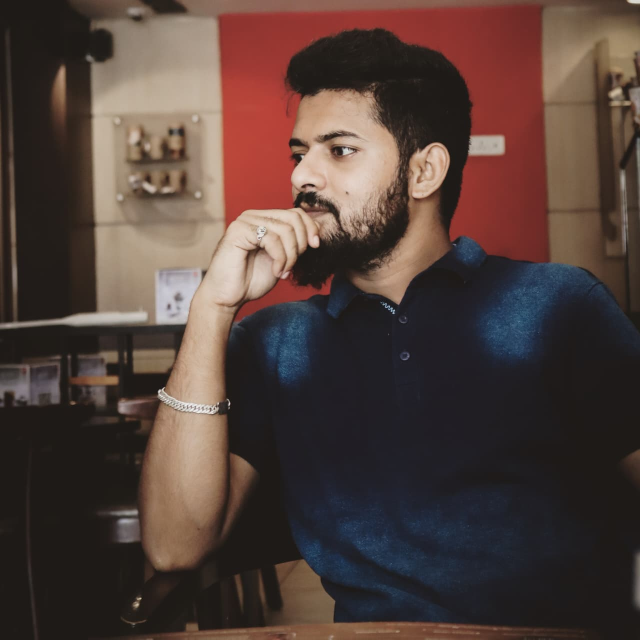
#> input picture Photos of leadeship team/Asif.jpeg, 1280 x 1279 px, found by its file name (shown at 1/2 size)
$ python update_asif2.py
#> lines starting #> are read from the running program, lines starting #| are printed output that depends on the picture
import os
from PIL import Image, ImageOps

source_path = r"C:\Users\Saurav\Desktop\Kshamatalaya\Photos of leadeship team\Asif.jpeg"
dest_path = r"C:\Users\Saurav\Desktop\Kshamatalaya\assets\team\mohd_asif_ameen.jpg"

try:
    img = Image.open(source_path)
#> img is the input picture: PIL image 1280x1279 RGB; mean R, G, B 81.7, 63.7, 58.1
    img = ImageOps.exif_transpose(img)
    img = img.convert('RGB')

    img.thumbnail((600, 600), Image.Resampling.LANCZOS)
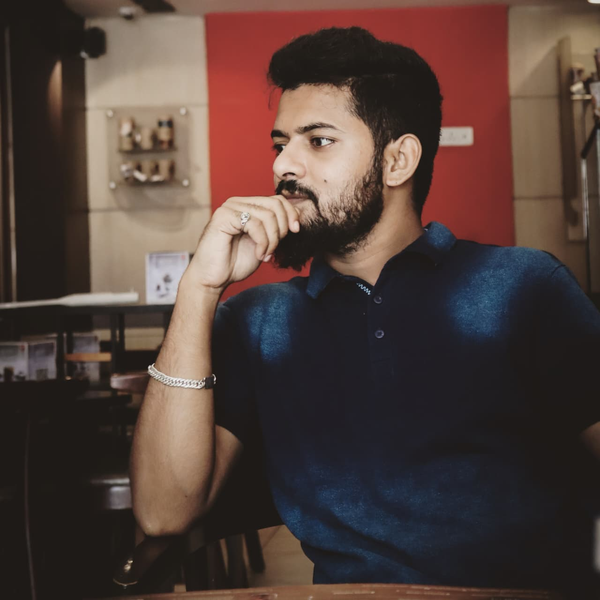
#> img: PIL image 600x600 RGB; mean R, G, B 81.7, 63.7, 58.1

    img.save(dest_path, 'JPEG', quality=85)
    print("Successfully updated Asif's photo from Asif.jpeg")
except Exception as e:
    print(f"Error: {e}")
